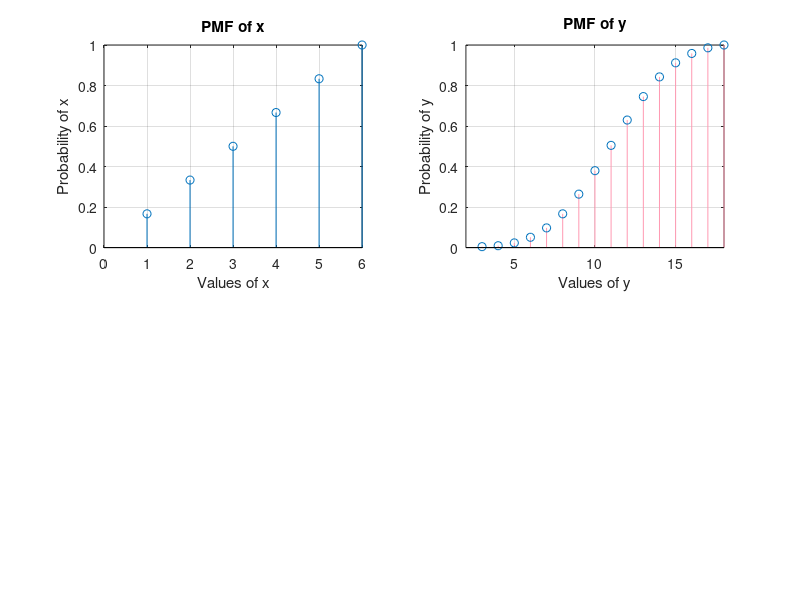

Write MATLAB code to recreate this figure.
%matlab1ii

x=[1,2,3,4,5,6];
%create an array of 6 elements with a probability of 1/6
p_x=zeros(1,length(x));
p_x(1)=(1/length(x));
for i=2:length(x)
  p_x(i)=p_x(i-1)+(1/length(x))
end

%create array of values from 3 to 18
y=[3:18];
yarray = 0;
c=0;

%iterate through all possible combinations
for i=1:length(x)
    for j=1:length(x)
        for k=1:length(x)
            roll_sum=x(i)+x(j)+x(k);
            yarray=[yarray roll_sum];
        end
    end
end
%delete first index
yarray(1)=[];
%sort values of yarray
yarray=sort(yarray);

%create for loop to count number of times each number occurs
for m=3:18
    new = numel(find(yarray==m));
    c = [c new];
end
c=c(c>0);

%calculate probability of y, store into array p_y
p_y=zeros(1,length(x));
p_y(1)=c(1)/length(yarray);
for n=2:length(c)
     p_y(n)=p_y(n-1)+c(n-1)/length(yarray);
end

title('this is the title')
n=-10:10;
a=0*n;
a(n>=0)=1;
stem(p_x)
xlabel('this is the x label')
ylabel('this is the y label')

%first plot
subplot(2,2,1)
stem(x,p_x);
grid;
xlabel('Values of x');
ylabel('Probability of x'); 
title('PMF of x');
axis([0 6 0 1])

%second plot
subplot(2,2,2)
stem(y,p_y, 'Color',[1 .6 .7]);
grid;
xlabel('Values of y');
ylabel('Probability of y'); 
title('PMF of y');
axis([yarray(1)-1 yarray(end) 0 1])